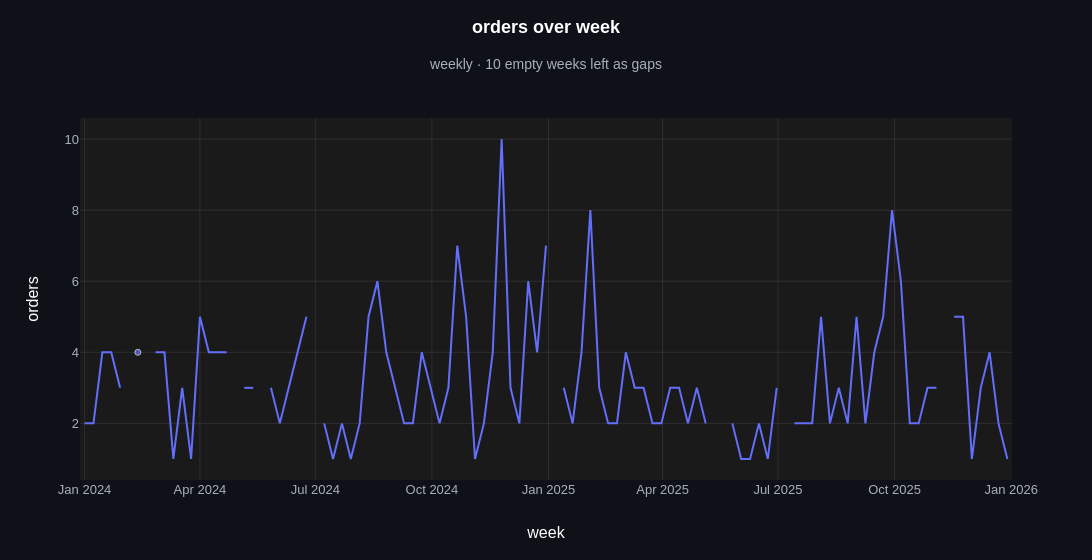

Source (notebook cell):
### Markdown cell above
The default `"auto"` reads the grain from the dates: the output of
`date_trunc('week', ...)` is weekly. Gifts, a long-tail category (*Long-tail product
categories*, pattern 5), has 305 orders in two years and no order at all in 10 of the
105 weeks, so the weekly `GROUP BY` returns no row for those weeks. The line breaks
there instead of bridging them, and a warning says how many weeks are empty.

### Code cell
gifts = db.sql("""
    SELECT date_trunc('week', order_date) AS week,
           COUNT(*)     AS orders,
           AVG(revenue) AS order_value
    FROM orders JOIN products USING (product_id)
    WHERE category = 'Gifts'
    GROUP BY week
    ORDER BY week
""").pl()

ev.line_plot(gifts, "week", "orders")

### Figure 1 — Plotly figure (JSON) as saved in the notebook; plotly's stock layout.template omitted (floating-point values rounded to 4 significant figures)
{"data": [{"cliponaxis": false, "connectgaps": false, "hovertemplate": "%{hovertext}<extra></extra>", "hovertext": ["orders: <b>2</b>", "orders: <b>2</b>", "orders: <b>4</b>", "orders: <b>4</b>", "orders: <b>3</b>", "", "orders: <b>4</b>", "", "orders: <b>4</b>", "orders: <b>4</b>", "orders: <b>1</b>", "orders: <b>3</b>", "orders: <b>1</b>", "orders: <b>5</b>", "orders: <b>4</b>", "orders: <b>4</b>", "orders: <b>4</b>", "", "orders: <b>3</b>", "orders: <b>3</b>", "", "orders: <b>3</b>", "orders: <b>2</b>", "orders: <b>3</b>", "orders: <b>4</b>", "orders: <b>5</b>", "", "orders: <b>2</b>", "orders: <b>1</b>", "orders: <b>2</b>", "orders: <b>1</b>", "orders: <b>2</b>", "orders: <b>5</b>", "orders: <b>6</b>", "orders: <b>4</b>", "orders: <b>3</b>", "orders: <b>2</b>", "orders: <b>2</b>", "orders: <b>4</b>", "orders: <b>3</b>", "orders: <b>2</b>", "orders: <b>3</b>", "orders: <b>7</b>", "orders: <b>5</b>", "orders: <b>1</b>", "orders: <b>2</b>", "orders: <b>4</b>", "orders: <b>10</b>", "orders: <b>3</b>", "orders: <b>2</b>", "orders: <b>6</b>", "orders: <b>4</b>", "orders: <b>7</b>", "", "orders: <b>3</b>", "orders: <b>2</b>", "orders: <b>4</b>", "orders: <b>8</b>", "orders: <b>3</b>", "orders: <b>2</b>", "orders: <b>2</b>", "orders: <b>4</b>", "orders: <b>3</b>", "orders: <b>3</b>", "orders: <b>2</b>", "orders: <b>2</b>", "orders: <b>3</b>", "orders: <b>3</b>", "orders: <b>2</b>", "orders: <b>3</b>", "orders: <b>2</b>", "", "", "orders: <b>2</b>", "orders: <b>1</b>", "orders: <b>1</b>", "orders: <b>2</b>", "orders: <b>1</b>", "orders: <b>3</b>", "", "orders: <b>2</b>", "orders: <b>2</b>", "orders: <b>2</b>", "orders: <b>5</b>", "orders: <b>2</b>", "orders: <b>3</b>", "orders: <b>2</b>", "orders: <b>5</b>", "orders: <b>2</b>", "orders: <b>4</b>", "orders: <b>5</b>", "orders: <b>8</b>", "orders: <b>6</b>", "orders: <b>2</b>", "orders: <b>2</b>", "orders: <b>3</b>", "orders: <b>3</b>", "", "orders: <b>5</b>", "orders: <b>5</b>", "orders: <b>1</b>", "orders: <b>3</b>", "orders: <b>4</b>", "orders: <b>2</b>", "orders: <b>1</b>"], "legendrank": 1, "line": {"color": "#636EFA", "shape": "linear", "width": 2}, "marker": {"color": "#636EFA", "size": [0, 0, 0, 0, 0, 0, 6, 0, 0, 0, 0, 0, 0, 0, 0, 0, 0, 0, 0, 0, 0, 0, 0, 0, 0, 0, 0, 0, 0, 0, 0, 0, 0, 0, 0, 0, 0, 0, 0, 0, 0, 0, 0, 0, 0, 0, 0, 0, 0, 0, 0, 0, 0, 0, 0, 0, 0, 0, 0, 0, 0, 0, 0, 0, 0, 0, 0, 0, 0, 0, 0, 0, 0, 0, 0, 0, 0, 0, 0, 0, 0, 0, 0, 0, 0, 0, 0, 0, 0, 0, 0, 0, 0, 0, 0, 0, 0, 0, 0, 0, 0, 0, 0, 0, 0]}, "meta": {"group": null, "role": "data"}, "mode": "lines+markers", "name": "orders", "showlegend": false, "type": "scatter", "x": ["2024-01-01T00:00:00", "2024-01-08T00:00:00", "2024-01-15T00:00:00", "2024-01-22T00:00:00", "2024-01-29T00:00:00", "2024-02-05T00:00:00", "2024-02-12T00:00:00", "2024-02-19T00:00:00", "2024-02-26T00:00:00", "2024-03-04T00:00:00", "2024-03-11T00:00:00", "2024-03-18T00:00:00", "2024-03-25T00:00:00", "2024-04-01T00:00:00", "2024-04-08T00:00:00", "2024-04-15T00:00:00", "2024-04-22T00:00:00", "2024-04-29T00:00:00", "2024-05-06T00:00:00", "2024-05-13T00:00:00", "2024-05-20T00:00:00", "2024-05-27T00:00:00", "2024-06-03T00:00:00", "2024-06-10T00:00:00", "2024-06-17T00:00:00", "2024-06-24T00:00:00", "2024-07-01T00:00:00", "2024-07-08T00:00:00", "2024-07-15T00:00:00", "2024-07-22T00:00:00", "2024-07-29T00:00:00", "2024-08-05T00:00:00", "2024-08-12T00:00:00", "2024-08-19T00:00:00", "2024-08-26T00:00:00", "2024-09-02T00:00:00", "2024-09-09T00:00:00", "2024-09-16T00:00:00", "2024-09-23T00:00:00", "2024-09-30T00:00:00", "2024-10-07T00:00:00", "2024-10-14T00:00:00", "2024-10-21T00:00:00", "2024-10-28T00:00:00", "2024-11-04T00:00:00", "2024-11-11T00:00:00", "2024-11-18T00:00:00", "2024-11-25T00:00:00", "2024-12-02T00:00:00", "2024-12-09T00:00:00", "2024-12-16T00:00:00", "2024-12-23T00:00:00", "2024-12-30T00:00:00", "2025-01-06T00:00:00", "2025-01-13T00:00:00", "2025-01-20T00:00:00", "2025-01-27T00:00:00", "2025-02-03T00:00:00", "2025-02-10T00:00:00", "2025-02-17T00:00:00", "2025-02-24T00:00:00", "2025-03-03T00:00:00", "2025-03-10T00:00:00", "2025-03-17T00:00:00", "2025-03-24T00:00:00", "2025-03-31T00:00:00", "2025-04-07T00:00:00", "2025-04-14T00:00:00", "2025-04-21T00:00:00", "2025-04-28T00:00:00", "2025-05-05T00:00:00", "2025-05-12T00:00:00", "2025-05-19T00:00:00", "2025-05-26T00:00:00", "2025-06-02T00:00:00", "2025-06-09T00:00:00", "2025-06-16T00:00:00", "2025-06-23T00:00:00", "2025-06-30T00:00:00", "2025-07-07T00:00:00", "2025-07-14T00:00:00", "2025-07-21T00:00:00", "2025-07-28T00:00:00", "2025-08-04T00:00:00", "2025-08-11T00:00:00", "2025-08-18T00:00:00", "2025-08-25T00:00:00", "2025-09-01T00:00:00", "2025-09-08T00:00:00", "2025-09-15T00:00:00", "2025-09-22T00:00:00", "2025-09-29T00:00:00", "2025-10-06T00:00:00", "2025-10-13T00:00:00", "2025-10-20T00:00:00", "2025-10-27T00:00:00", "2025-11-03T00:00:00", "2025-11-10T00:00:00", "2025-11-17T00:00:00", "2025-11-24T00:00:00", "2025-12-01T00:00:00", "2025-12-08T00:00:00", "2025-12-15T00:00:00", "2025-12-22T00:00:00", "2025-12-29T00:00:00"], "y": [2.0, 2.0, 4.0, 4.0, 3.0, null, 4.0, null, 4.0, 4.0, 1.0, 3.0, 1.0, 5.0, 4.0, 4.0, 4.0, null, 3.0, 3.0, null, 3.0, 2.0, 3.0, 4.0, 5.0, null, 2.0, 1.0, 2.0, 1.0, 2.0, 5.0, 6.0, 4.0, 3.0, 2.0, 2.0, 4.0, 3.0, 2.0, 3.0, 7.0, 5.0, 1.0, 2.0, 4.0, 10.0, 3.0, 2.0, 6.0, 4.0, 7.0, null, 3.0, 2.0, 4.0, 8.0, 3.0, 2.0, 2.0, 4.0, 3.0, 3.0, 2.0, 2.0, 3.0, 3.0, 2.0, 3.0, 2.0, null, null, 2.0, 1.0, 1.0, 2.0, 1.0, 3.0, null, 2.0, 2.0, 2.0, 5.0, 2.0, 3.0, 2.0, 5.0, 2.0, 4.0, 5.0, 8.0, 6.0, 2.0, 2.0, 3.0, 3.0, null, 5.0, 5.0, 1.0, 3.0, 4.0, 2.0, 1.0]}], "layout": {"height": 560, "hovermode": "x unified", "legend": {"title": {"text": ""}, "traceorder": "normal"}, "margin": {"t": 118}, "showlegend": false, "title": {"subtitle": {"text": "weekly · 10 empty weeks left as gaps"}, "text": "<b>orders over week</b>"}, "width": 1400, "xaxis": {"range": ["2023-12-28T08:38:24", "2026-01-01T15:21:36"], "title": {"text": "week"}, "type": "date", "unifiedhovertitle": {"text": "Week of %{x|%Y-%m-%d}"}}, "yaxis": {"title": {"text": "orders"}}}}
